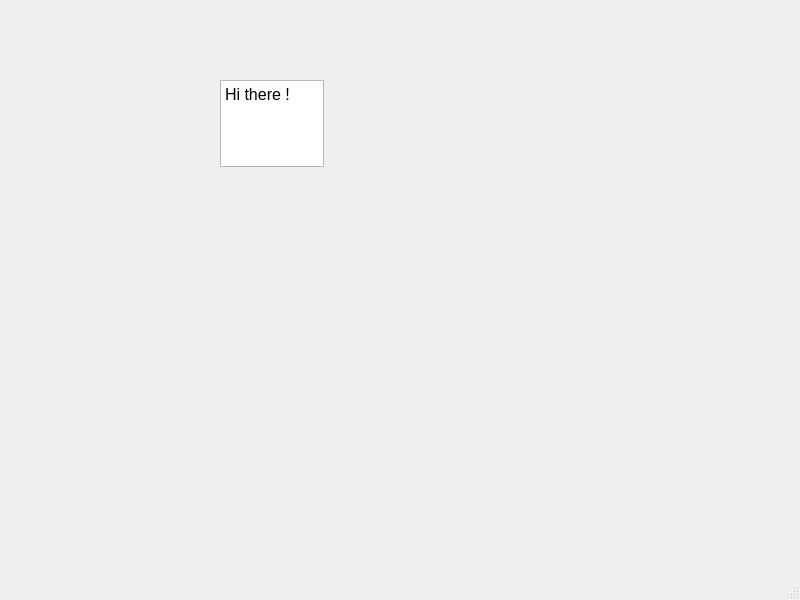
<?xml version="1.0" encoding="UTF-8"?>
<ui version="4.0">
 <class>MainWindow</class>
 <widget class="QMainWindow" name="MainWindow">
  <property name="geometry">
   <rect>
    <x>0</x>
    <y>0</y>
    <width>800</width>
    <height>600</height>
   </rect>
  </property>
  <property name="windowTitle">
   <string>MainWindow</string>
  </property>
  <widget class="QWidget" name="centralwidget">
   <widget class="QTextEdit" name="textEdit">
    <property name="geometry">
     <rect>
      <x>220</x>
      <y>80</y>
      <width>104</width>
      <height>87</height>
     </rect>
    </property>
    <property name="html">
     <string>&lt;!DOCTYPE HTML PUBLIC &quot;-//W3C//DTD HTML 4.0//EN&quot; &quot;http://www.w3.org/TR/REC-html40/strict.dtd&quot;&gt;
&lt;html&gt;&lt;head&gt;&lt;meta name=&quot;qrichtext&quot; content=&quot;1&quot; /&gt;&lt;style type=&quot;text/css&quot;&gt;
p, li { white-space: pre-wrap; }
&lt;/style&gt;&lt;/head&gt;&lt;body style=&quot; font-family:'MS Shell Dlg 2'; font-size:7.8pt; font-weight:400; font-style:normal;&quot;&gt;
&lt;p style=&quot; margin-top:0px; margin-bottom:0px; margin-left:0px; margin-right:0px; -qt-block-indent:0; text-indent:0px;&quot;&gt;&lt;span style=&quot; font-size:12pt;&quot;&gt;Hi there !&lt;/span&gt;&lt;/p&gt;&lt;/body&gt;&lt;/html&gt;</string>
    </property>
   </widget>
  </widget>
  <widget class="QMenuBar" name="menubar">
   <property name="geometry">
    <rect>
     <x>0</x>
     <y>0</y>
     <width>800</width>
     <height>26</height>
    </rect>
   </property>
  </widget>
  <widget class="QStatusBar" name="statusbar"/>
 </widget>
 <resources/>
 <connections/>
</ui>
